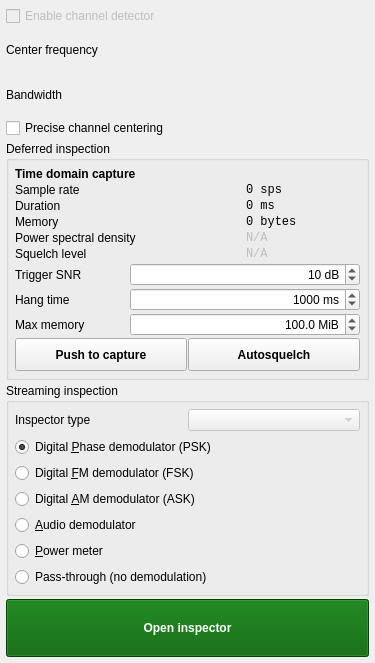
<?xml version="1.0" encoding="UTF-8"?>
<ui version="4.0">
 <class>InspectorPanel</class>
 <widget class="QWidget" name="InspectorPanel">
  <property name="geometry">
   <rect>
    <x>0</x>
    <y>0</y>
    <width>375</width>
    <height>663</height>
   </rect>
  </property>
  <property name="windowTitle">
   <string>Form</string>
  </property>
  <layout class="QGridLayout" name="gridLayout">
   <property name="leftMargin">
    <number>6</number>
   </property>
   <property name="topMargin">
    <number>6</number>
   </property>
   <property name="rightMargin">
    <number>6</number>
   </property>
   <property name="bottomMargin">
    <number>6</number>
   </property>
   <property name="spacing">
    <number>3</number>
   </property>
   <item row="3" column="0" colspan="2">
    <widget class="QCheckBox" name="preciseCheck">
     <property name="text">
      <string>Precise channel centering</string>
     </property>
    </widget>
   </item>
   <item row="2" column="0">
    <widget class="QLabel" name="label_18">
     <property name="text">
      <string>Bandwidth</string>
     </property>
    </widget>
   </item>
   <item row="2" column="1">
    <widget class="FrequencySpinBox" name="bandwidthSpin"/>
   </item>
   <item row="6" column="0" colspan="2">
    <widget class="QPushButton" name="openInspectorButton">
     <property name="styleSheet">
      <string notr="true">background-color: #005f00;
color: white;
height: 50px;
font-weight: bold;</string>
     </property>
     <property name="text">
      <string>Open inspector</string>
     </property>
    </widget>
   </item>
   <item row="1" column="1">
    <widget class="FrequencySpinBox" name="frequencySpinBox"/>
   </item>
   <item row="0" column="0" colspan="2">
    <widget class="QCheckBox" name="checkBox_5">
     <property name="enabled">
      <bool>false</bool>
     </property>
     <property name="text">
      <string>Enable channel detector</string>
     </property>
    </widget>
   </item>
   <item row="1" column="0">
    <widget class="QLabel" name="label_21">
     <property name="text">
      <string>Center frequency</string>
     </property>
    </widget>
   </item>
   <item row="5" column="0" colspan="2">
    <widget class="QGroupBox" name="groupBox_2">
     <property name="title">
      <string>Streaming inspection</string>
     </property>
     <layout class="QGridLayout" name="gridLayout_8">
      <property name="leftMargin">
       <number>6</number>
      </property>
      <property name="topMargin">
       <number>6</number>
      </property>
      <property name="rightMargin">
       <number>6</number>
      </property>
      <property name="bottomMargin">
       <number>6</number>
      </property>
      <property name="horizontalSpacing">
       <number>1</number>
      </property>
      <property name="verticalSpacing">
       <number>6</number>
      </property>
      <item row="0" column="1">
       <widget class="QComboBox" name="inspectorCombo">
        <property name="enabled">
         <bool>false</bool>
        </property>
        <property name="sizePolicy">
         <sizepolicy hsizetype="Preferred" vsizetype="Fixed">
          <horstretch>0</horstretch>
          <verstretch>0</verstretch>
         </sizepolicy>
        </property>
       </widget>
      </item>
      <item row="8" column="0" colspan="2">
       <widget class="QRadioButton" name="rawRadio">
        <property name="text">
         <string>Pass-through (no demodulation)</string>
        </property>
        <attribute name="buttonGroup">
         <string notr="true">buttonGroup</string>
        </attribute>
       </widget>
      </item>
      <item row="2" column="0" colspan="2">
       <widget class="QRadioButton" name="pskRadio">
        <property name="text">
         <string>Digital &amp;Phase demodulator (PSK)</string>
        </property>
        <property name="checked">
         <bool>true</bool>
        </property>
        <attribute name="buttonGroup">
         <string notr="true">buttonGroup</string>
        </attribute>
       </widget>
      </item>
      <item row="6" column="0">
       <widget class="QRadioButton" name="audioRadio">
        <property name="text">
         <string>&amp;Audio demodulator</string>
        </property>
        <attribute name="buttonGroup">
         <string notr="true">buttonGroup</string>
        </attribute>
       </widget>
      </item>
      <item row="3" column="0" colspan="2">
       <widget class="QRadioButton" name="fskRadio">
        <property name="text">
         <string>Digital &amp;FM demodulator (FSK)</string>
        </property>
        <attribute name="buttonGroup">
         <string notr="true">buttonGroup</string>
        </attribute>
       </widget>
      </item>
      <item row="0" column="0">
       <widget class="QLabel" name="label_10">
        <property name="text">
         <string>Inspector type</string>
        </property>
       </widget>
      </item>
      <item row="4" column="0" colspan="2">
       <widget class="QRadioButton" name="askRadio">
        <property name="text">
         <string>Digital &amp;AM demodulator (ASK)</string>
        </property>
        <attribute name="buttonGroup">
         <string notr="true">buttonGroup</string>
        </attribute>
       </widget>
      </item>
      <item row="7" column="0">
       <widget class="QRadioButton" name="powerRadio">
        <property name="text">
         <string>&amp;Power meter</string>
        </property>
        <attribute name="buttonGroup">
         <string notr="true">buttonGroup</string>
        </attribute>
       </widget>
      </item>
     </layout>
    </widget>
   </item>
   <item row="4" column="0" colspan="2">
    <widget class="QGroupBox" name="groupBox">
     <property name="title">
      <string>Deferred inspection</string>
     </property>
     <layout class="QGridLayout" name="gridLayout_2">
      <property name="leftMargin">
       <number>6</number>
      </property>
      <property name="topMargin">
       <number>6</number>
      </property>
      <property name="rightMargin">
       <number>6</number>
      </property>
      <property name="bottomMargin">
       <number>6</number>
      </property>
      <property name="horizontalSpacing">
       <number>1</number>
      </property>
      <property name="verticalSpacing">
       <number>2</number>
      </property>
      <item row="2" column="2">
       <widget class="QLabel" name="sampleRateLabel">
        <property name="font">
         <font>
          <family>Monospace</family>
         </font>
        </property>
        <property name="text">
         <string>0 sps</string>
        </property>
       </widget>
      </item>
      <item row="3" column="2">
       <widget class="QLabel" name="durationLabel">
        <property name="font">
         <font>
          <family>Monospace</family>
         </font>
        </property>
        <property name="text">
         <string>0 ms</string>
        </property>
       </widget>
      </item>
      <item row="6" column="2">
       <widget class="QLabel" name="squelchLevelLabel">
        <property name="enabled">
         <bool>false</bool>
        </property>
        <property name="font">
         <font>
          <family>Monospace</family>
         </font>
        </property>
        <property name="text">
         <string>N/A</string>
        </property>
       </widget>
      </item>
      <item row="9" column="1" colspan="2">
       <widget class="ContextAwareSpinBox" name="maxMemSpin">
        <property name="alignment">
         <set>Qt::AlignRight|Qt::AlignTrailing|Qt::AlignVCenter</set>
        </property>
        <property name="keyboardTracking">
         <bool>false</bool>
        </property>
        <property name="suffix">
         <string> MiB</string>
        </property>
        <property name="decimals">
         <number>1</number>
        </property>
        <property name="minimum">
         <double>1.000000000000000</double>
        </property>
        <property name="maximum">
         <double>1000.000000000000000</double>
        </property>
        <property name="value">
         <double>100.000000000000000</double>
        </property>
       </widget>
      </item>
      <item row="0" column="0" colspan="3">
       <widget class="QLabel" name="label">
        <property name="font">
         <font>
          <bold>true</bold>
         </font>
        </property>
        <property name="text">
         <string>Time domain capture</string>
        </property>
       </widget>
      </item>
      <item row="5" column="2">
       <widget class="QLabel" name="powerLabel">
        <property name="enabled">
         <bool>false</bool>
        </property>
        <property name="font">
         <font>
          <family>Monospace</family>
         </font>
        </property>
        <property name="text">
         <string>N/A</string>
        </property>
       </widget>
      </item>
      <item row="3" column="0">
       <widget class="QLabel" name="label_3">
        <property name="text">
         <string>Duration</string>
        </property>
       </widget>
      </item>
      <item row="4" column="0">
       <widget class="QLabel" name="label_4">
        <property name="text">
         <string>Memory</string>
        </property>
       </widget>
      </item>
      <item row="4" column="2">
       <widget class="QLabel" name="memoryLabel">
        <property name="font">
         <font>
          <family>Monospace</family>
         </font>
        </property>
        <property name="text">
         <string>0 bytes</string>
        </property>
       </widget>
      </item>
      <item row="5" column="0" colspan="2">
       <widget class="QLabel" name="label_5">
        <property name="text">
         <string>Power spectral density</string>
        </property>
       </widget>
      </item>
      <item row="10" column="0" colspan="3">
       <widget class="QFrame" name="frame_3">
        <property name="frameShape">
         <enum>QFrame::NoFrame</enum>
        </property>
        <property name="frameShadow">
         <enum>QFrame::Raised</enum>
        </property>
        <layout class="QGridLayout" name="gridLayout_3">
         <property name="leftMargin">
          <number>0</number>
         </property>
         <property name="topMargin">
          <number>0</number>
         </property>
         <property name="rightMargin">
          <number>0</number>
         </property>
         <property name="bottomMargin">
          <number>0</number>
         </property>
         <property name="spacing">
          <number>1</number>
         </property>
         <item row="0" column="0">
          <widget class="QPushButton" name="captureButton">
           <property name="minimumSize">
            <size>
             <width>0</width>
             <height>33</height>
            </size>
           </property>
           <property name="font">
            <font>
             <bold>true</bold>
            </font>
           </property>
           <property name="text">
            <string>Push to capture</string>
           </property>
          </widget>
         </item>
         <item row="0" column="1">
          <widget class="QPushButton" name="autoSquelchButton">
           <property name="minimumSize">
            <size>
             <width>0</width>
             <height>33</height>
            </size>
           </property>
           <property name="font">
            <font>
             <bold>true</bold>
            </font>
           </property>
           <property name="text">
            <string>Autosquelch</string>
           </property>
           <property name="checkable">
            <bool>true</bool>
           </property>
          </widget>
         </item>
        </layout>
       </widget>
      </item>
      <item row="8" column="0">
       <widget class="QLabel" name="label_7">
        <property name="text">
         <string>Hang time</string>
        </property>
       </widget>
      </item>
      <item row="9" column="0">
       <widget class="QLabel" name="label_8">
        <property name="text">
         <string>Max memory</string>
        </property>
       </widget>
      </item>
      <item row="2" column="0">
       <widget class="QLabel" name="label_2">
        <property name="text">
         <string>Sample rate</string>
        </property>
       </widget>
      </item>
      <item row="6" column="0" colspan="2">
       <widget class="QLabel" name="label_9">
        <property name="text">
         <string>Squelch level</string>
        </property>
       </widget>
      </item>
      <item row="8" column="1" colspan="2">
       <widget class="QSpinBox" name="hangTimeSpin">
        <property name="alignment">
         <set>Qt::AlignRight|Qt::AlignTrailing|Qt::AlignVCenter</set>
        </property>
        <property name="keyboardTracking">
         <bool>false</bool>
        </property>
        <property name="suffix">
         <string> ms</string>
        </property>
        <property name="minimum">
         <number>1</number>
        </property>
        <property name="maximum">
         <number>10000</number>
        </property>
        <property name="value">
         <number>1000</number>
        </property>
       </widget>
      </item>
      <item row="7" column="0">
       <widget class="QLabel" name="label_6">
        <property name="text">
         <string>Trigger SNR</string>
        </property>
       </widget>
      </item>
      <item row="7" column="1" colspan="2">
       <widget class="ContextAwareSpinBox" name="triggerSpin">
        <property name="alignment">
         <set>Qt::AlignRight|Qt::AlignTrailing|Qt::AlignVCenter</set>
        </property>
        <property name="keyboardTracking">
         <bool>false</bool>
        </property>
        <property name="suffix">
         <string> dB</string>
        </property>
        <property name="decimals">
         <number>0</number>
        </property>
        <property name="minimum">
         <double>1.000000000000000</double>
        </property>
        <property name="value">
         <double>10.000000000000000</double>
        </property>
       </widget>
      </item>
     </layout>
    </widget>
   </item>
  </layout>
 </widget>
 <customwidgets>
  <customwidget>
   <class>FrequencySpinBox</class>
   <extends>QWidget</extends>
   <header>FrequencySpinBox.h</header>
  </customwidget>
   <customwidget>
     <class>ContextAwareSpinBox</class>
     <extends>QDoubleSpinBox</extends>
     <header>ContextAwareSpinBox.h</header>
   </customwidget>
 </customwidgets>
 <resources/>
 <connections/>
 <buttongroups>
  <buttongroup name="buttonGroup"/>
 </buttongroups>
</ui>
